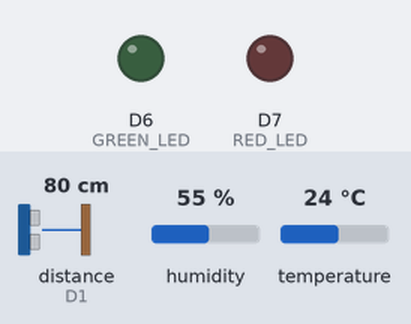
This sketch was run on a simulated ESP8266 (NodeMCU). Shown: output pins drawn as LEDs (lit = HIGH). Inputs (shaded band) come from the test bench; at power-on: temperature 24 °C, distance to the obstacle (sensor on D1) 80 cm, humidity 55 %. The echo pulse lasts 58.3 µs per cm; WiFi joins after 1.5 s; servers stay silent unless stated; pins used as bus, display or sensor lines are not drawn; what the sketch prints to the serial monitor is not drawn.

Above: at 3.0 s.
3.1 s: temperature set to 25.5 °C
At 3.8 s:
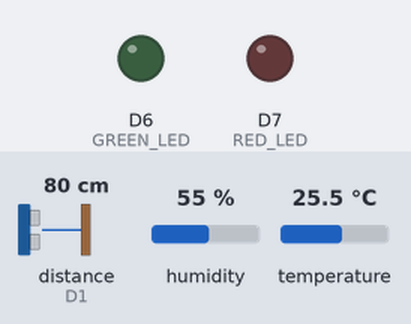
9.9 s: temperature set to 12 °C
At 11.1 s:
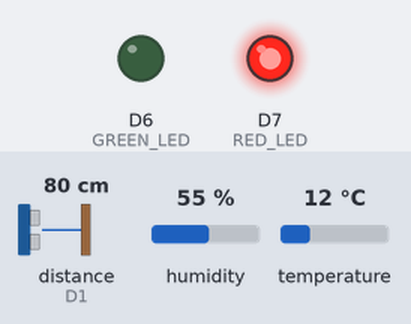
16.7 s: temperature set to 33 °C
At 21.3 s:
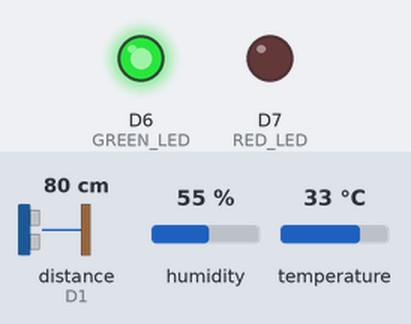
23.5 s: temperature set to 30.4 °C
30.3 s: temperature set to 29.4 °C
At 36.4 s:
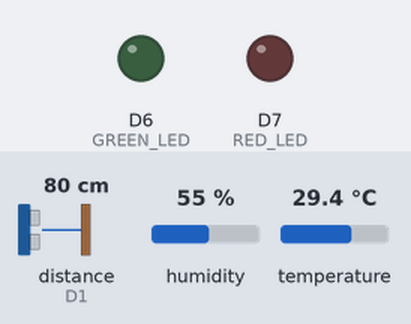
37.1 s: temperature set to 19 °C
At 41.4 s:
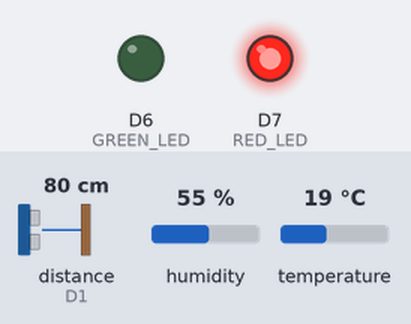
Timing chart, 0 to 42.9 s (numbered marks = the images above; inputs shaded):
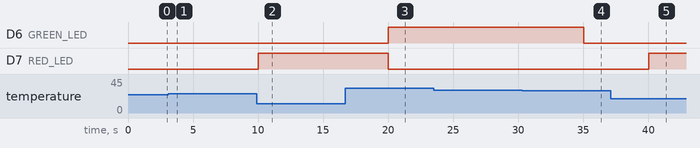

The sketch:

Telegram_nocomment.ino
```cpp
#include <ESP8266WiFi.h>
#include <WiFiClientSecure.h>
#include <UniversalTelegramBot.h>
#include <DHT.h>

#define DHTPIN D2
#define DHTTYPE DHT22
DHT dht(DHTPIN, DHTTYPE);

#define GREEN_LED D6
#define RED_LED   D7
#define TRIG_PIN  D0
#define ECHO_PIN  D1

const char* ssid     = "P";
const char* password = "pppppppp";

#define BOT_TOKEN "8272302286:AAGDHjg8xaVWAxOSwjo_7DWaJzcLNWGzSgE"
#define CHAT_ID   "6009634163"
#define LED       D7

WiFiClientSecure secured_client;
UniversalTelegramBot bot(BOT_TOKEN, secured_client);

unsigned long lastTimeBotRan = 0;
const unsigned long BOT_MTBS = 1000;
unsigned long lastSentTime = 0;
const unsigned long SEND_INTERVAL = 10000;

float temp;
float humi;

unsigned long lastCheckTime = 0;
const unsigned long checkInterval = 5000;

bool isFanOn = false;
bool isHeaterOn = false;
bool tempAlertSent = false;
bool humidityAlertSent = false;
bool waterAlertSent = false;
bool sendingEnabled = true;
float level_water;
float TankHeight = 40;

float getlevel_water(){
  digitalWrite(TRIG_PIN, LOW);
  delayMicroseconds(2);
  digitalWrite(TRIG_PIN, HIGH);
  delayMicroseconds(10);
  digitalWrite(TRIG_PIN, LOW);

  long duration = pulseIn(ECHO_PIN, HIGH);
  float level_water = TankHeight - (duration * 0.034 / 2) ;
  return level_water;
}

void setup() {
  Serial.begin(115200);
  dht.begin();

  pinMode(RED_LED, OUTPUT);
  pinMode(GREEN_LED, OUTPUT);
  pinMode(TRIG_PIN, OUTPUT);
  pinMode(ECHO_PIN, INPUT);
  pinMode(LED, OUTPUT);
  digitalWrite(RED_LED, LOW);
  digitalWrite(GREEN_LED, LOW);

  WiFi.begin(ssid, password);
  secured_client.setInsecure();

  Serial.print("Connecting WiFi");
  while (WiFi.status() != WL_CONNECTED) {
    delay(500);
    Serial.print(".");
  }
  Serial.println(" Connected!");

  bot.sendMessage(CHAT_ID, "ESP8266 Bot ready", "");
  Serial.println("Bot ready!");
}

void loop() {

  if (millis() - lastCheckTime > checkInterval) {
    lastCheckTime = millis();

    temp = dht.readTemperature();
    humi = dht.readHumidity();
    level_water = getlevel_water();

    if (isnan(humi) || isnan(temp)) {
      Serial.println("Failed to read from DHT sensor!");
      return;
    }

    Serial.print("Temp : ");
    Serial.println(temp);
    Serial.print("Humi : ");
    Serial.println(humi);
    Serial.print("Level Water : ");
    Serial.println(level_water);

    if (temp > 30) {
      digitalWrite(GREEN_LED, HIGH);
      digitalWrite(RED_LED, LOW);
      if (!isFanOn) {
        bot.sendMessage(CHAT_ID, "Alert Temp High!!!! FAN ON(LED GREEN ON)", "");
        isFanOn = true;
        isHeaterOn = false;
      }
    } else if (temp < 25) {
      digitalWrite(RED_LED, HIGH);
      digitalWrite(GREEN_LED, LOW);
      if (!isHeaterOn) {
        bot.sendMessage(CHAT_ID, "Alert Temp Low!!!! Heater ON(LED RED ON)", "");
        isHeaterOn = true;
        isFanOn = false;
      }
    } else {
      digitalWrite(RED_LED, LOW);
      digitalWrite(GREEN_LED, LOW);
      isFanOn = false;
      isHeaterOn = false;
    }

    if (temp < 25 || temp > 30) {
      if (!tempAlertSent) {
        String msg = "⚠️Alert!!!! TempOutOfRange !!!! ";
        bot.sendMessage(CHAT_ID, msg, "");
        tempAlertSent = true;
      }
    } else {
      tempAlertSent = false;
    }

    if (humi < 60 || humi > 75) {
      if (!humidityAlertSent) {
        String msg = "💧 Alert!!!! HumiOutOfRange!!!!!!";
        bot.sendMessage(CHAT_ID, msg, "");
        humidityAlertSent = true;
      }
    } else {
      humidityAlertSent = false;
    }

    if (level_water < 5 && level_water > 0) {
      if (!waterAlertSent) {
        String msg = "🌊 Level Water less than 5 CM | level water is  " + String(level_water) + " cm";
        bot.sendMessage(CHAT_ID, msg, "");
        waterAlertSent = true;
      }
    } else {
      waterAlertSent = false;
    }
  }
}
```

Measured:
- the behaviour switches between 30.1 and 30 °C on temperature (found by bisection; images 3 and 4)
- after the input at 3.1 s, D7 (RED_LED): stays LOW (without the input it goes to HIGH after 1.9 s)
- after the input at 9.9 s, D7 (RED_LED): LOW → HIGH after 0.11 s
- after the input at 16.7 s, D6 (GREEN_LED): LOW → HIGH after 3.3 s; D7 (RED_LED): HIGH → LOW after 3.3 s
- after the input at 23.5 s, every drawn part: stays the same
- after the input at 30.3 s, D6 (GREEN_LED): HIGH → LOW after 4.7 s
- after the input at 37.1 s, D7 (RED_LED): LOW → HIGH after 2.9 s
